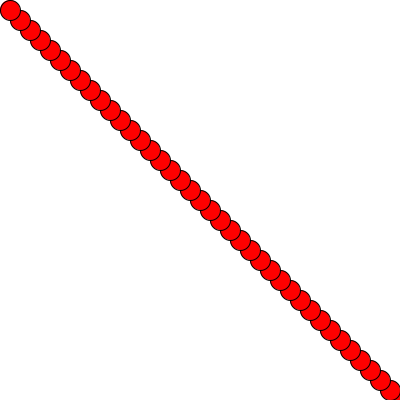
Frame 1 (no input)
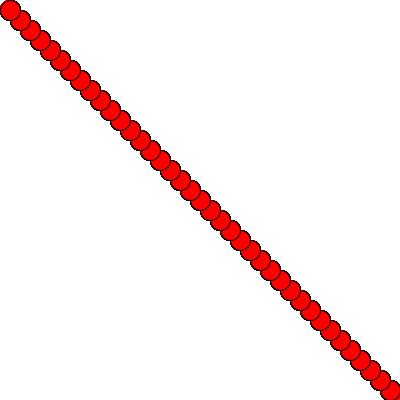
Frame 60 (the mouse pressed at the canvas centre just before this capture)
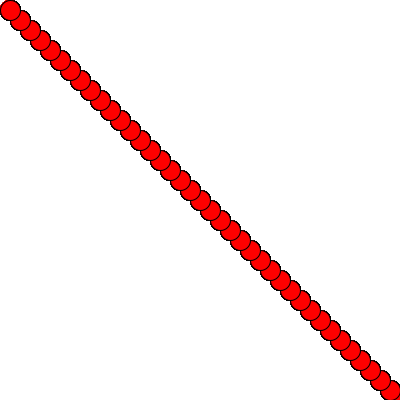
Frame 120 (the mouse held since frame 60 and released just before this capture)

The Processing sketch that drew these frames (run headless with seeded random() and noise(); from frame 60 on, the mouse is pressed at the canvas centre):

// Processing sketch: Dots4
// ── Dots4.pde
void setup(){
  
  size(400,400);
  background(255);
  
}

void draw(){
  
  int x=width;
  int y=height;

  while(x>0 || y>0){
    fill(255,0,0);
    ellipse(x,y,20,20);
    
    x=x-10;
    y=y-10;
  }
}
    
  
  
